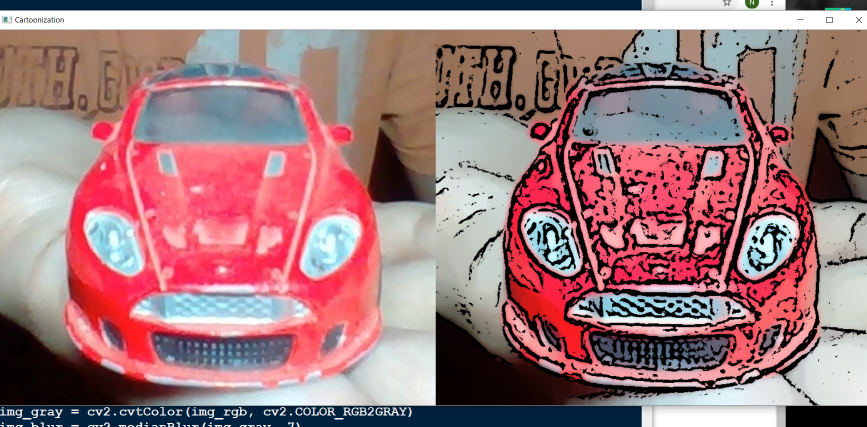
#> input picture CartoonizationPics.png, 1734 x 854 px, given in place of add image location here, which was not available (shown at 1/2 size)
$ python Cartoonization.py
#> lines starting #> are read from the running program, lines starting #| are printed output that depends on the picture; after the words box and inside, x2 and y2 are one past the last pixel; in counts of white or black regions, pixels touching at a corner belong together; pictures that were not available may be replaced by others from this repository, and a replacement may not be noted
import cv2
import numpy as np


#part1
num_down = 2
num_bilateral = 7

#q=input('enter image path')

img_rgb = cv2.imread('add image location here')
#> img_rgb is the input picture: shape (854, 1734, 3); mean B, G, R 124.8, 120.8, 158.8

img_rgb = cv2.resize(img_rgb,(700,600))
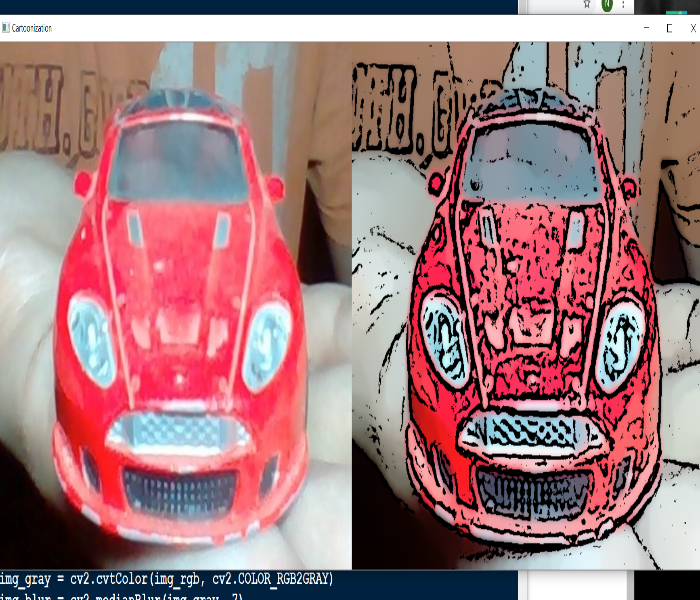
#> img_rgb: shape (600, 700, 3); mean B, G, R 124.7, 120.7, 158.7

#part2
img_color = img_rgb
for _ in range(num_down):
    img_color = cv2.pyrDown(img_color)


for _ in range(num_bilateral):
    img_color = cv2.bilateralFilter(img_color, d=9, sigmaColor=9, sigmaSpace=7)


for _ in range(num_down):
    img_color = cv2.pyrUp(img_color)
#> this loop made 2 passes
#> pass 1, `img_color = cv2.pyrUp(img_color)`:
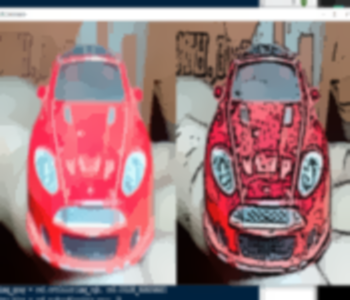
#> img_color: shape (300, 350, 3); mean B, G, R 124.8, 120.9, 158.8


img_gray = cv2.cvtColor(img_rgb, cv2.COLOR_RGB2GRAY)
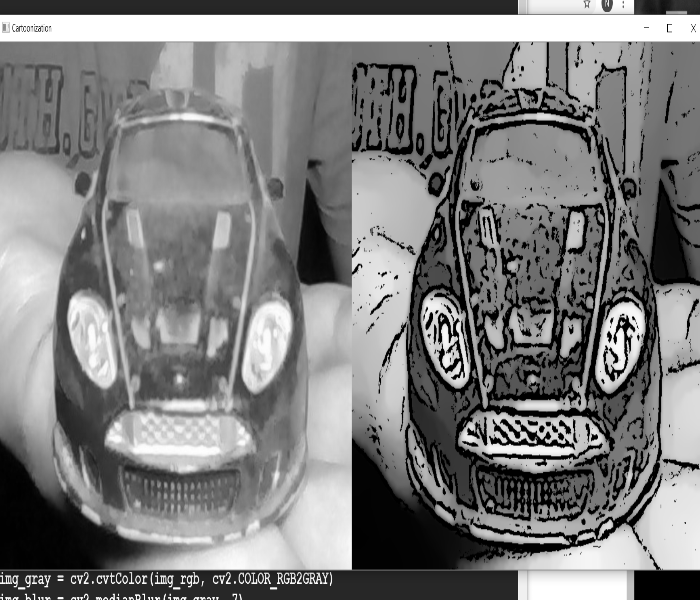
#> img_gray: shape (600, 700); min 0, max 255, mean 126.3
img_blur = cv2.medianBlur(img_gray, 7)
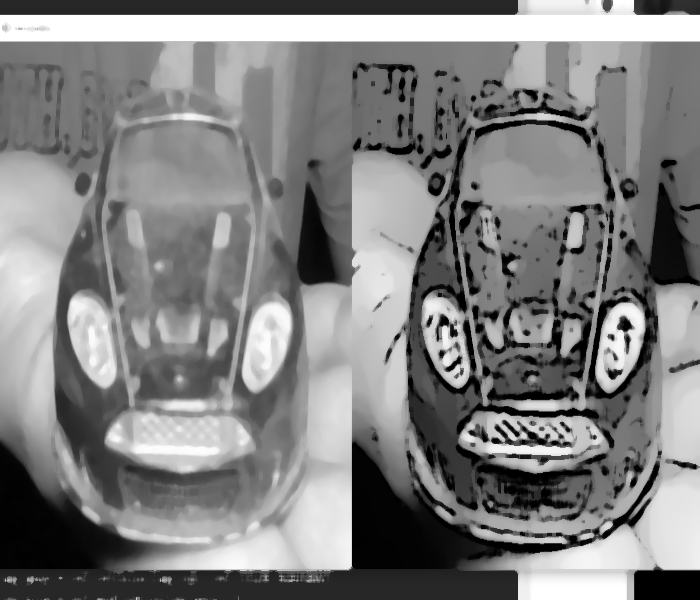
#> img_blur: shape (600, 700); min 0, max 255, mean 128.8
img_edge = cv2.adaptiveThreshold(img_blur, 255, cv2.ADAPTIVE_THRESH_MEAN_C,
                                 cv2.THRESH_BINARY, blockSize=9, C=2)
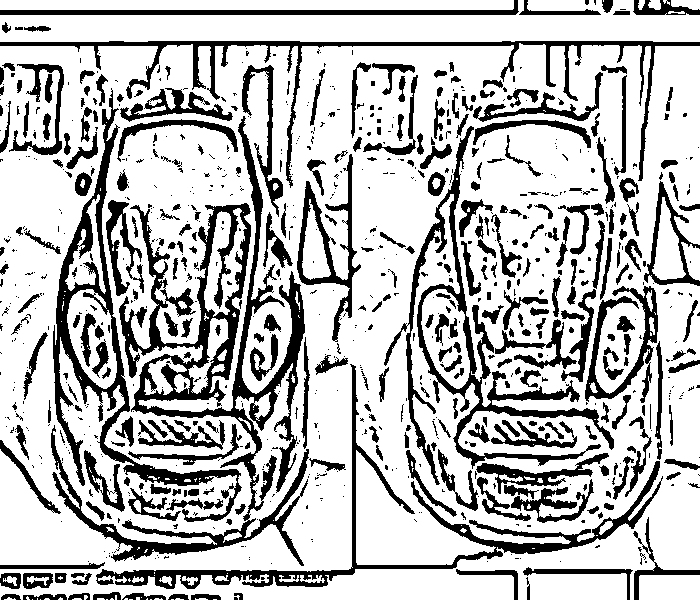
#> img_edge: shape (600, 700); 74.2% white; 888 black regions (566 under 20 px), largest, box (x1, y1, x2, y2) and area: (51, 116, 309, 566) 18774, (53, 88, 242, 522) 8111, (384, 126, 614, 485) 7941


img_edge = cv2.cvtColor(img_edge, cv2.COLOR_GRAY2RGB)
img_cartoon = cv2.bitwise_and(img_color,img_edge)
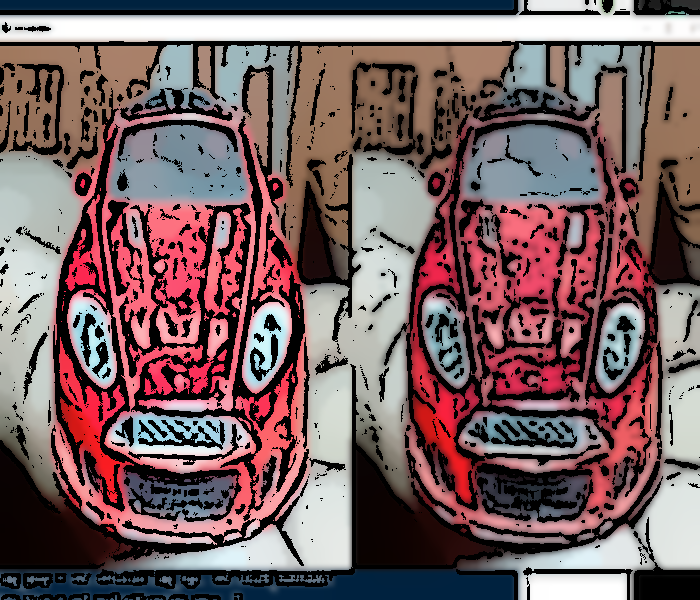
#> img_cartoon: shape (600, 700, 3); mean B, G, R 98.3, 96.5, 120.2


stack = np.hstack([img_rgb, img_cartoon])
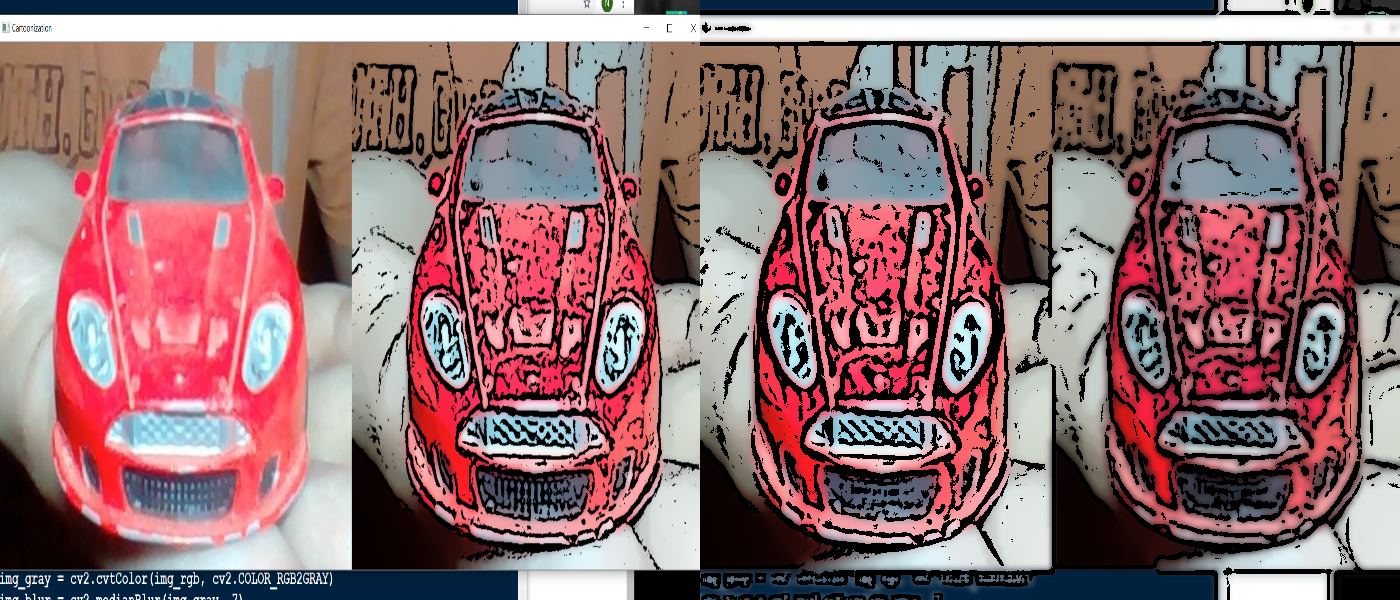
#> stack: shape (600, 1400, 3); mean B, G, R 111.5, 108.6, 139.5
cv2.imshow('Cartoonization',stack)
print('THATS THE POWER OF PROGRAMMING')
